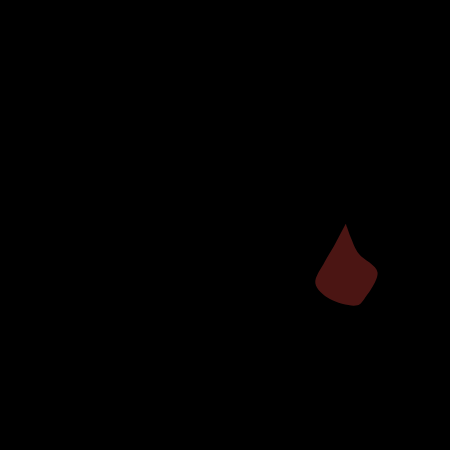
Frame 1 (no input)
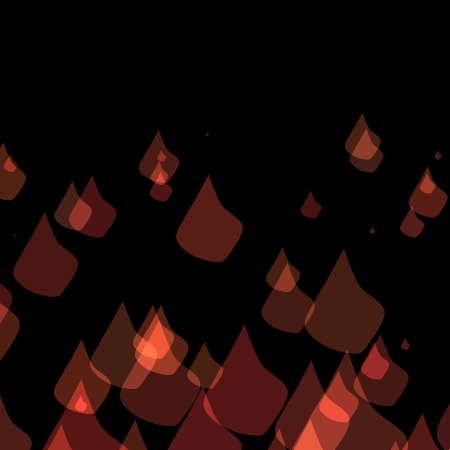
Frame 60 (no input)
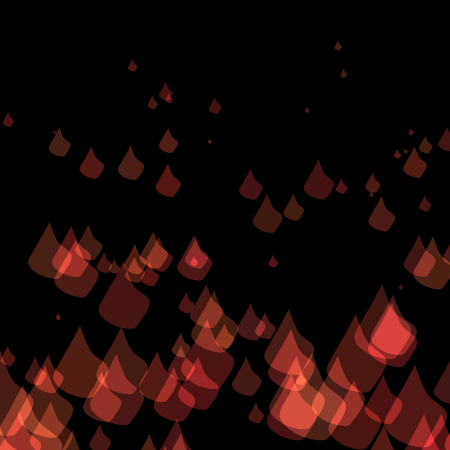
Frame 120 (the mouse pressed at the canvas centre since frame 60)

The p5.js sketch that drew these frames (run headless with seeded random() and noise() and a simulated clock; from frame 60 on, the mouse is pressed at the canvas centre):

// p5.js sketch
// ── sketch.js
let fire = [];
let word = [];
let angle1;
let s;
let a;
let b;
let d;
let a0;
let b0;

function setup() {
createCanvas(450, 450);
angle1 = -90;
}

function draw() {
background(0);
a = random(-100, width);
b = random(height - 300, height);
a0 = random(70, width-70);
b0 = random(20, height/3);

fire.push(new Fire(a, b));
if(keyIsPressed && key === "r"){
word.push(new Word(a0, b0));
}

for (let j = 0; j < word.length; j++) {
let w = word[j];
w.display();
w.bounce();
}

for (let i = 0; i < fire.length; i++) {
let f = fire[i];
f.rise();
f.reappear();
f.checkEdges();
f.display();
}

while (word.length > 20) {
word.splice(0, 1); 
}
for (let j = word.length - 1; j >= 0; j--) {
let w = word[j];
if (w.isDone) {
word.splice(j, 1); 
}
}
  
while (fire.length > 300) {
fire.splice(0, 1); 
}
for (let i = fire.length - 1; i >= 0; i--) {
let f = fire[i];
if (f.isDone) {
fire.splice(i, 10); 
}
}
}

class Word{
constructor(x, y) {
this.pos = createVector(x, y);
this.vel = createVector(random(-0.5, 0.5), random(0.5, 0.5));
this.r = random(220, 255);
this.g = random(220, 255);
this.b = random(220, 255);
this.t = 90;
}

bounce(){
this.pos.add(this.vel.x,this.vel.y * this.pos.y/150 * (height -mouseY)/90);
  if (this.pos.x < 70) {
    this.vel.mult(-1, 1);
  } else if (this.pos.x > width-70) {
    this.vel.mult(-1, 1);
  } 
  if (this.pos.y < 20) {
    this.vel.mult(1, -1);
  } else if (this.pos.y > height/2) {
    this.vel.mult(1, -1);
  }
}

checkEdges() {
  if (this.pos.x < 0 || this.pos.x > width) {
    this.isDone = true;
  }
  if (this.pos.y < 0 || this.pos.y > height) {
    this.isDone = true;
  }
}

display(){
push();
d = random(28, 30);
translate(this.pos.x, this.pos.y);
fill(this.r, this.g, this.b, this.t);
stroke(this.r, this.g, this.b, this.t);
strokeWeight(5);
textAlign(CENTER);
textFont('Courier New', d);
text("RUMOR", 0, 0);
pop();
}
}


class Fire {
constructor(x, y) {
this.pos = createVector(x, y);
this.vel = createVector(random(-0.001, 0.001), random(0.1, 1));
this.r = random(200, 255);
this.g = random(50, 100);
this.b = random(50, 70);
this.lifespan = 90;
this.rotSpd = this.rotSpd + random(0.01, 0.03);
this.isDone = false;
}

rise() {    
this.pos.sub(this.vel);
let acc = createVector(0, 0.002);
this.vel.add(acc);
this.lifespan -= 0.1;
}

reappear(){
if (this.pos.y < 0) {
this.pos.y = height;
this.vel = createVector(random(-0.001, 0.001), random(0.02, 0.05));
return this.lifespan < 0;
}
}

checkEdges(){
if (this.pos.y < 0 || this.pos.y > height) {
this.isDone = true;
}
}

display() {
push();
blendMode(ADD);
s = random(this.pos.y*(height-mouseY)/250000);
translate(this.pos.x, this.pos.y);
scale(s);
rotate(this.rotSpd);
noStroke();
fill(this.r, this.g, this.b, this.lifespan);
//fireshape
beginShape();
vertex(200,45); 
vertex(155,130); 
vertex(120,190); 
vertex(85,270); 
vertex(140,330); 
vertex(230,355); 
vertex(270,330); 
vertex(320,230); 
vertex(250,160); 
vertex(220,100); 
curveVertex(205,60); 
endShape(CLOSE);
pop();
}
}
